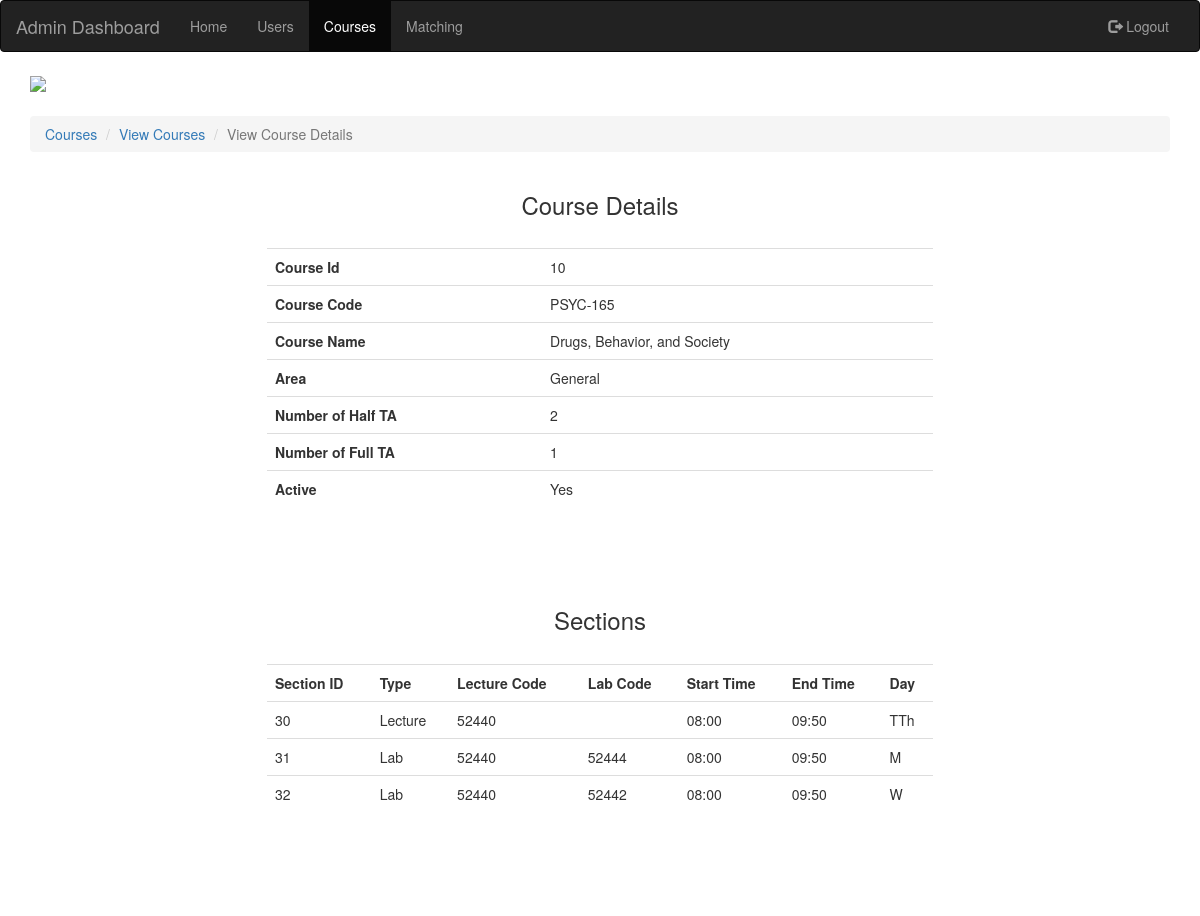
Page /php/admin-view-course-details.php?course_id=10 on the earlier database version.
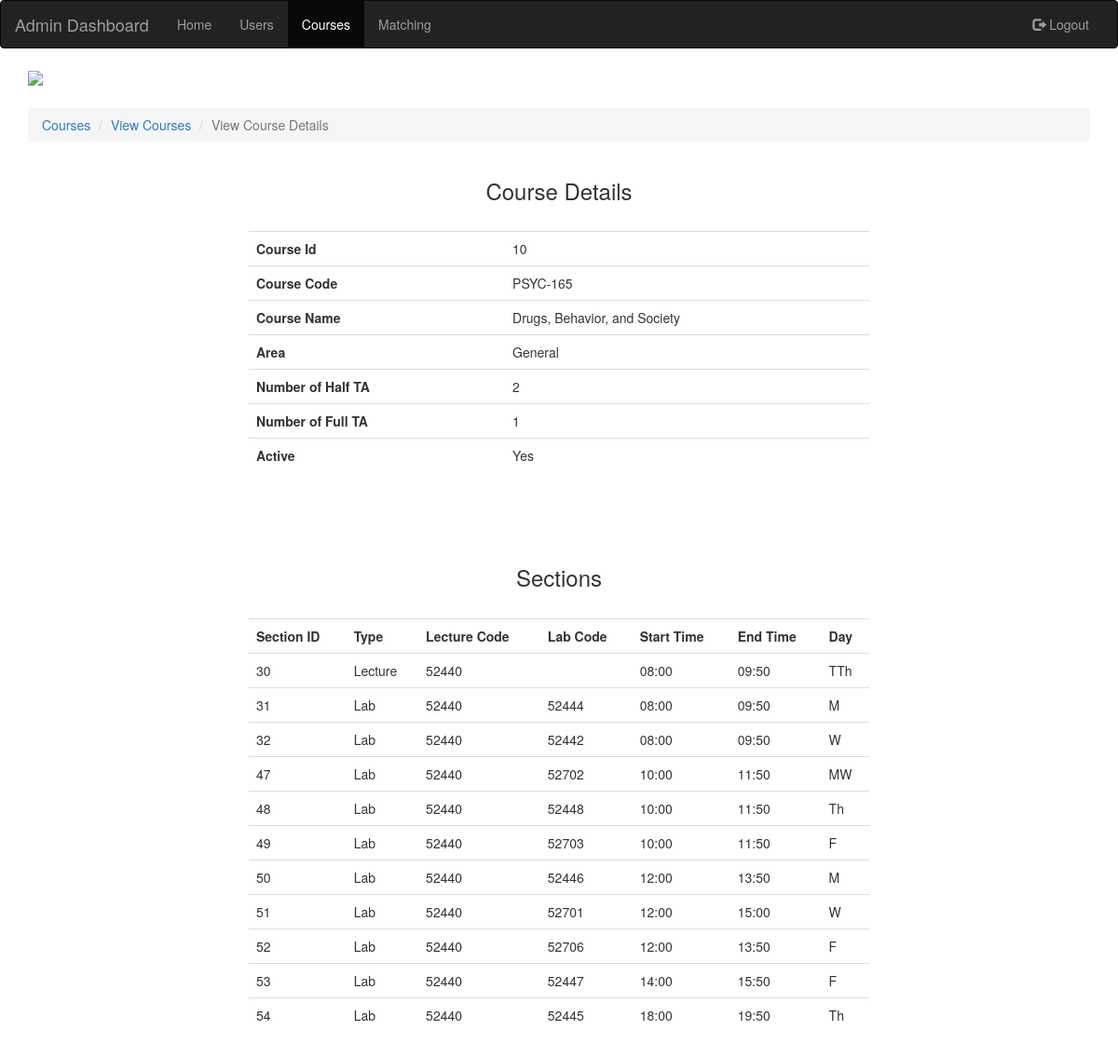
Same page on the later database version.
### tables this page shows
CREATE TABLE IF NOT EXISTS `Course` (
  `Course_Id` int(11) NOT NULL AUTO_INCREMENT,
  `Course_Code` varchar(250) NOT NULL,
  `Course_Name` varchar(250) NOT NULL,
  `Area` varchar(250) NOT NULL,
  `IsActive` int(11) NOT NULL,
  `Number_Of_Half_TA` int(11) NOT NULL,
  `Number_Of_Full_TA` int(11) NOT NULL,
  PRIMARY KEY (`Course_Id`)
);

CREATE TABLE IF NOT EXISTS `Course_Section` (
  `Section_Id` int(11) NOT NULL AUTO_INCREMENT,
  `Course_Id` int(11) NOT NULL,
  `Lecture_Code` varchar(250) NOT NULL,
  `Lab_Code` varchar(250) NOT NULL,
  `IsLecture` tinyint(1) NOT NULL,
  `Time_Slot_Id` int(11) NOT NULL,
  `IsActive` tinyint(1) NOT NULL,
  PRIMARY KEY (`Section_Id`)
);

CREATE TABLE IF NOT EXISTS `Time_Intervals` (
  `Time_Slot_Id` int(11) NOT NULL AUTO_INCREMENT,
  `Start_Time` varchar(250) NOT NULL,
  `End_Time` varchar(250) NOT NULL,
  `Day` varchar(250) NOT NULL,
  PRIMARY KEY (`Time_Slot_Id`)
);

### php/admin-view-course-details.php (the view, shortened to what this page needs)
<?php
	include('dbConnect.php');
	if (isset($_GET['course_id']))
	{
		$courseId=$_GET['course_id'];
		$sql1 = "SELECT * FROM `Course` WHERE Course_Id ='$courseId'";
		$result1 = mysqli_query($conn,$sql1);
		$row1 = mysqli_fetch_array($result1);
	}
	else
	{
		$userId="empty";
	}
?>
<!DOCTYPE HTML>
<html>
	<head>
		<link href="https://maxcdn.bootstrapcdn.com/bootstrap/3.3.7/css/bootstrap.min.css" rel="stylesheet">
		<link href="../css/admin.css" type="text/css" rel="stylesheet">
	</head>
	<body>
	<nav class="navbar navbar-inverse">
	  <div class="container-fluid">
	    <div class="navbar-header">
	      <a class="navbar-brand" href="../html/admin.html">Admin Dashboard</a>
	    </div>
	    <div class="collapse navbar-collapse" id="myNavbar">
	      <ul class="nav navbar-nav">
		<li><a href="../html/admin.html">Home</a></li>
		<li><a href="../html/admin-users.html">Users</a></li>
		<li class="active"><a href="../html/admin-courses.html">Courses</a></li>
		<li><a href="../html/admin-matching.html">Matching</a></li>
	      </ul>
	      <ul class="nav navbar-nav navbar-right">
		<li><a href="logout.php"><span class="glyphicon glyphicon-log-out"></span> Logout</a></li>
	      </ul>
	    </div>
	  </div>
	</nav>
	<div class="container">
		<div class="row">
			<div class="col-lg-12 col-md-12 col-xs-12 col-sm-12">
				<img src="../images/uscheader.png" style="width: 100%;"></img>
			</div>
			<div class="col-lg-12 col-md-12 col-xs-12 col-sm-12" style="margin-top: 2%;">
				<ol class="breadcrumb">
				  <li><a href="../html/admin-courses.html">Courses</a></li>
				  <li><a href="admin-view-courses.php">View Courses</a></li>
				  <li class="active">View Course Details</li>
				</ol>
			</div>
			<div class="container">
			<div class="col-lg-12 col-md-12 col-xs-12 col-sm-12">
				<center><h3>Course Details</h3><center><br>
				<table class="table" style="width:60%;">
				    <tbody>
					<tr>
					  <th>Course Id</th>
					    <td><?php echo $courseId;?></td>
					</tr>
					<tr>
					  <th>Course Code</th>
					    <td><?php echo $row1['Course_Code'];?></td>
					</tr>
					<tr>
					  <th>Course Name</th>
					    <td><?php echo $row1['Course_Name'];?></td>
					</tr>
				      	<tr>
					  <th>Area</th>
					    <td><?php echo $row1['Area'];?></td>
					</tr>
					<tr>
					  <th>Number of Half TA</th>
					    <td><?php echo $row1['Number_Of_Half_TA'];?></td>
					</tr>
					<tr>
					  <th>Number of Full TA</th>
					    <td><?php echo $row1['Number_Of_Full_TA'];?></td>
					</tr>
					<tr>
					  <th>Active</th>
					    <td><?php
					    if($row1['IsActive'])
					    {
					    	echo "Yes";
					    }
					    else
					    {
					    	echo "No";
						}
					    	?>
					    </td>
					</tr>
				    </tbody>
				</table>
				<br><br><br>
			</div>
			<div class="col-lg-12 col-md-12 col-xs-12 col-sm-12">
				<center><h3>Sections</h3><center><br>
				<table class="table" style="width:60%;">
				    <tbody>
					<tr>
						<th>Section ID</th>
						<th>Type</th>
						<th>Lecture Code</th>
						<th>Lab Code</th>
						<th>Start Time</th>
						<th>End Time</th>
						<th>Day</th>
					</tr>
					<?php
					$sql2 = "SELECT * FROM `Course_Section` WHERE Course_Id ='$courseId'";
					$result2 = mysqli_query($conn,$sql2);
					while($row2 = mysqli_fetch_array($result2))
					{
						$sql3 = "SELECT * FROM `Time_Intervals` WHERE Time_Slot_Id ='".$row2['Time_Slot_Id']."'";
						$result3 = mysqli_query($conn,$sql3);
						$row3 = mysqli_fetch_array($result3);
						if($row2['IsLecture']==1)
						{
							$type="Lecture";
						}
						else
						{
							$type="Lab";
						}
						echo "
						<tr>
							<td>".$row2['Section_Id']."</td>
							<td>".$type."</td>
							<td>".$row2['Lecture_Code']."</td>
							<td>".$row2['Lab_Code']."</td>
							<td>".$row3['Start_Time']."</td>
							<td>".$row3['End_Time']."</td>
							<td>".$row3['Day']."</td>
						</tr>
						";
					}
					?>
				    </tbody>
				</table>
				<br><br><br>
			</div>
			</div>
		</div>
	</div>
	</body>
</html>

Differences in the rows shown:
added course_section: Section_Id "47", IsLecture "Lab", Lecture_Code "52440", Lab_Code "52702", Time_Slot_Id.Start_Time "10:00", Time_Slot_Id.End_Time "11:50", Time_Slot_Id.Day "MW"
added course_section: Section_Id "48", IsLecture "Lab", Lecture_Code "52440", Lab_Code "52448", Time_Slot_Id.Start_Time "10:00", Time_Slot_Id.End_Time "11:50", Time_Slot_Id.Day "Th"
added course_section: Section_Id "49", IsLecture "Lab", Lecture_Code "52440", Lab_Code "52703", Time_Slot_Id.Start_Time "10:00", Time_Slot_Id.End_Time "11:50", Time_Slot_Id.Day "F"
added course_section: Section_Id "50", IsLecture "Lab", Lecture_Code "52440", Lab_Code "52446", Time_Slot_Id.Start_Time "12:00", Time_Slot_Id.End_Time "13:50", Time_Slot_Id.Day "M"
added course_section: Section_Id "51", IsLecture "Lab", Lecture_Code "52440", Lab_Code "52701", Time_Slot_Id.Start_Time "12:00", Time_Slot_Id.End_Time "15:00", Time_Slot_Id.Day "W"
added course_section: Section_Id "52", IsLecture "Lab", Lecture_Code "52440", Lab_Code "52706", Time_Slot_Id.Start_Time "12:00", Time_Slot_Id.End_Time "13:50", Time_Slot_Id.Day "F"
added course_section: Section_Id "53", IsLecture "Lab", Lecture_Code "52440", Lab_Code "52447", Time_Slot_Id.Start_Time "14:00", Time_Slot_Id.End_Time "15:50", Time_Slot_Id.Day "F"
added course_section: Section_Id "54", IsLecture "Lab", Lecture_Code "52440", Lab_Code "52445", Time_Slot_Id.Start_Time "18:00", Time_Slot_Id.End_Time "19:50", Time_Slot_Id.Day "Th"
